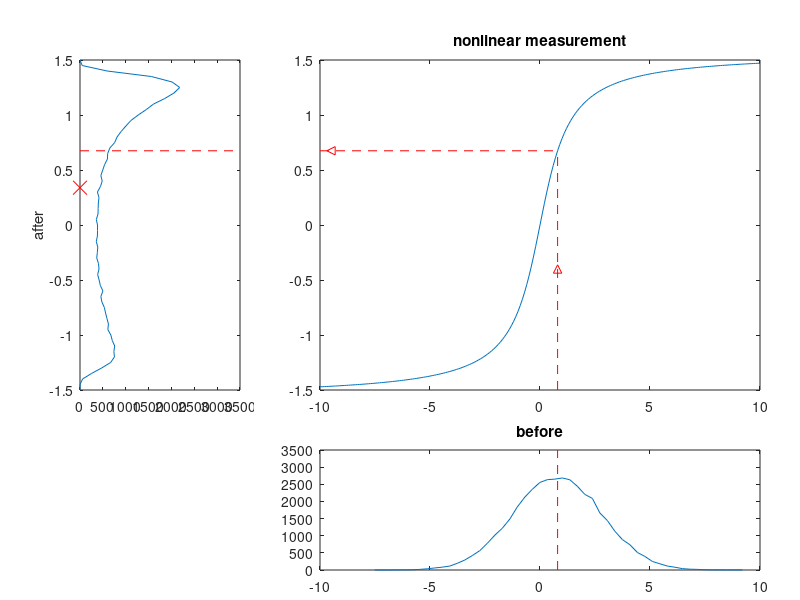

This figure's MATLAB source:
%Propagation through nonlinearity
% Asymmetrical result
%
%nonlinear function
vx=-10:0.1:10;
vy=atan(vx); 

%gaussian random data
Nd=40000;
bx=-1.5:0.05:1.5; %location of histogram bins
sig=2;
hsf=0.8;
adat=hsf+sig*randn(1,Nd); %with horizontal shift
%histogram of a priori data
Nbins=50;
[ha,hax]=hist(adat,Nbins); 

%propagated random data
pdat=atan(adat); 
%histogram of posterior data
hpt=hist(pdat,bx); 
mup=mean(pdat); %mean of posterior data

figure(1)
pl1=0.1; pb1=0.35; pw1=0.2; ph1=0.55;
pl2=0.4; pb2=0.05; pw2=0.55; ph2=0.2;

cnl=atan(hsf); %shifted arrow position

subplot('position',[pl1 pb1 pw1 ph1]) %left plot
plot(hpt,bx); hold on;
plot([0 3500],[cnl cnl],'r--');
plot(0,mup,'rx','Markersize',10);
axis([0 3500 -1.5 1.5]);
ylabel('after');

subplot('position',[pl2 pb1 pw2 ph1]) %central plot
plot(vx,vy); hold on;
plot([-10 hsf],[cnl cnl],'r--',-9.5,cnl,'r<');
plot([hsf hsf],[-1.5 cnl],'r--',hsf,-0.4,'r^');
title('nonlinear measurement');

subplot('position',[pl2 pb2 pw2 ph2]) %bottom plot
plot(hax,ha); hold on;
plot([hsf hsf],[0 3500],'r--');
axis([-10 10 0 3500]);
title('before');
